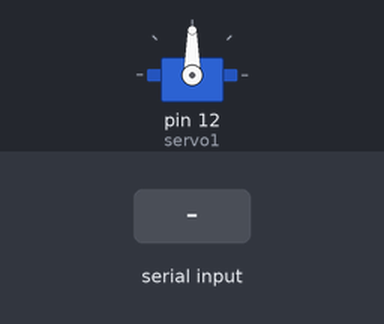
A sketch run on a simulated Arduino Uno, built with avr-gcc and run on an emulated ATmega328P. Parts: servo. The test bench sets the inputs (shaded band).

Above: at 1.2 s.
1.3 s: "90,45\n" received over the second serial link
At 2.1 s:
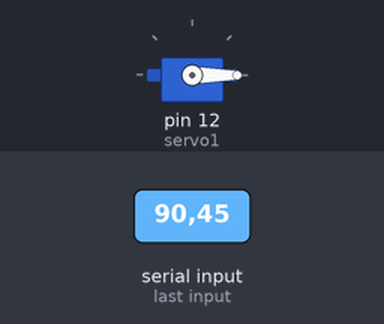
2.8 s: "B,45\n" received over the second serial link
At 3.2 s:
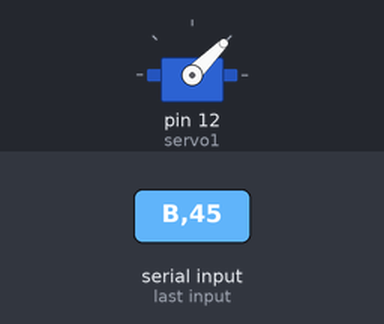
4.3 s: "B90\n" received over the second serial link
At 5.5 s:
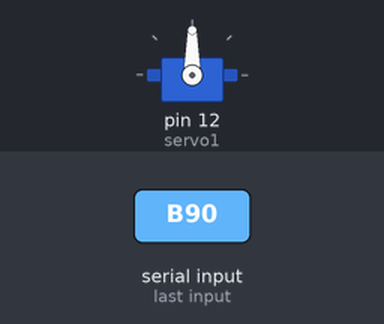
5.8 s: "B" received over the second serial link
At 7.4 s:
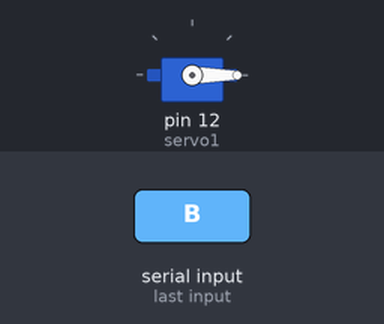
Timing chart, 0 to 8.9 s (numbered marks = the images above; inputs shaded):
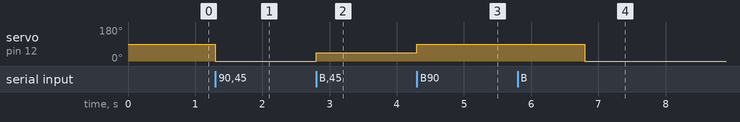

The sketch:

code_servo.ino
```cpp
#include<Servo.h>
#include<SoftwareSerial.h>
#define RX 10
#define TX 11
SoftwareSerial BlueT(RX,TX);
char Data;
int PWM=0;

Servo servo1;

void setup() {
  // put your setup code here, to run once:
  servo1.attach(12);
  BlueT.begin(9600);
}

void loop() {
  // put your main code here, to run repeatedly:
  if (BlueT.available()){
    Data=BlueT.read();
    if(Data=='B'){
      PWM=BlueT.parseInt();
    }
    if (PWM>0){
      servo1.write(PWM);
      delay(15);
    }
    else{
      servo1.write(PWM);
      delay(15);
      }
   }

}
```

Measured:
- after the input at 1.3 s, servo on pin 12 (servo1): 90° → 0° at once
- after the input at 2.8 s, servo on pin 12 (servo1): 0° → 45° at once
- after the input at 4.3 s, servo on pin 12 (servo1): 45° → 90° at once
- after the input at 5.8 s, servo on pin 12 (servo1): 90° → 0° after 1.0 s
